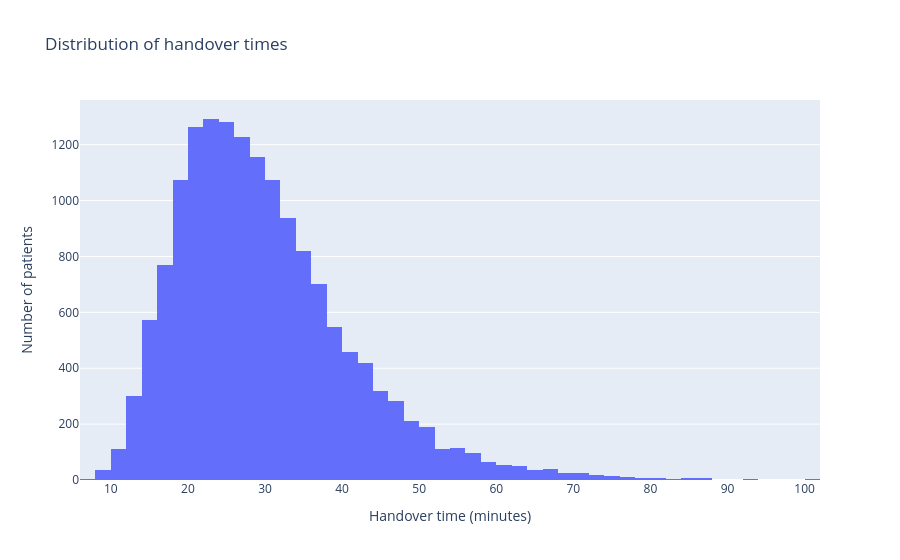

The notebook cell this image was saved under:
### Code cell
handover_times = [p.handover_time for p in model.patients]

fig = px.histogram(
    x=handover_times,
    nbins=50,
    labels={"x": "Handover time (minutes)"},
    title="Distribution of handover times"
)
fig.update_yaxes(title_text="Number of patients")
fig.show()

### Figure 1 — Plotly figure (JSON) as saved in the notebook; plotly's stock layout.template omitted (floating-point values rounded to 4 significant figures; data arrays with more than 128 entries replaced by an {"elided": "..."} marker saying what was removed)
{"data": [{"bingroup": "x", "hovertemplate": "Handover time (minutes)=%{x}<br>count=%{y}<extra></extra>", "legendgroup": "", "marker": {"color": "#636efa", "pattern": {"shape": ""}}, "name": "", "nbinsx": 50, "orientation": "v", "showlegend": false, "type": "histogram", "x": {"elided": "15909 float values"}, "xaxis": "x", "yaxis": "y"}], "layout": {"barmode": "relative", "legend": {"tracegroupgap": 0}, "title": {"text": "Distribution of handover times"}, "xaxis": {"anchor": "y", "domain": [0, 1], "title": {"text": "Handover time (minutes)"}}, "yaxis": {"anchor": "x", "domain": [0, 1], "title": {"text": "Number of patients"}}}}
